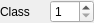
<?xml version="1.0" encoding="UTF-8"?>
<ui version="4.0">
 <class>ClassWidget</class>
 <widget class="QWidget" name="ClassWidget">
  <property name="geometry">
   <rect>
    <x>0</x>
    <y>0</y>
    <width>94</width>
    <height>20</height>
   </rect>
  </property>
  <property name="windowTitle">
   <string>ClassWidget</string>
  </property>
  <layout class="QGridLayout" name="gridLayout">
   <property name="leftMargin">
    <number>0</number>
   </property>
   <property name="topMargin">
    <number>0</number>
   </property>
   <property name="rightMargin">
    <number>0</number>
   </property>
   <property name="bottomMargin">
    <number>0</number>
   </property>
   <item row="0" column="0">
    <widget class="QLabel" name="classLabel">
     <property name="text">
      <string>Class</string>
     </property>
    </widget>
   </item>
   <item row="0" column="1">
    <widget class="QSpinBox" name="levelSpinBox">
     <property name="minimum">
      <number>1</number>
     </property>
     <property name="maximum">
      <number>20</number>
     </property>
    </widget>
   </item>
  </layout>
 </widget>
 <layoutdefault spacing="6" margin="11"/>
 <resources/>
 <connections/>
</ui>
